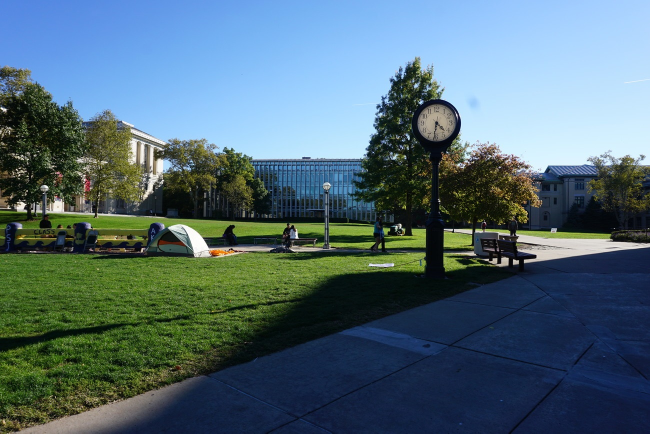
#> input picture data/03_map_or_satellite/set_map_1/img_01.jpg, 1300 x 867 px (shown at 1/2 size); its folder holds only this picture in this run
$ python -i preprocessing.py   (imports and definitions only)
#> lines starting #> are read from the running program, lines starting #| are printed output that depends on the picture
#> further down, picture is the input picture: shape (867, 1300, 3); mean B, G, R 115.9, 106, 81.3
from dataclasses import dataclass
from typing import List

import cv2
import numpy as np


@dataclass
class PreprocessConfig:
    resize_width: int = 0
    gamma: float = 1.0
    clahe: bool = False

    # [18 lines left out: functions method_name, resize_by_width, not called in this run]


def normalize_brightness(image: np.ndarray) -> np.ndarray:
    """Normalize luminance channel to improve global brightness consistency."""
    lab = cv2.cvtColor(image, cv2.COLOR_BGR2LAB)
#> lab: shape (867, 1300, 3); mean of channels 0, 1, 2 106.6, 124.1, 120
    l_channel, a_channel, b_channel = cv2.split(lab)
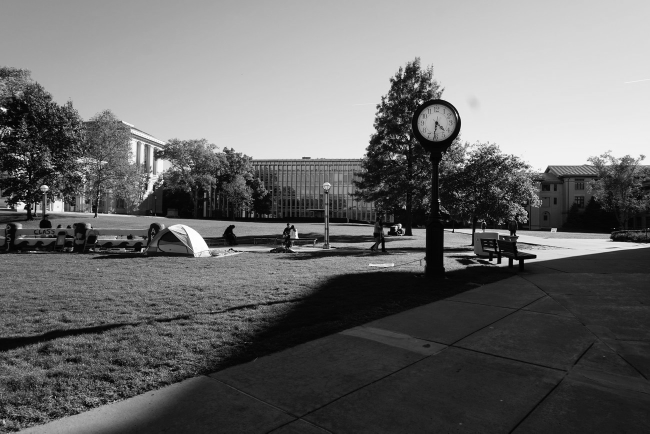
#> l_channel: shape (867, 1300) (shown at 1/2 size); min 0, max 255, mean 106.6
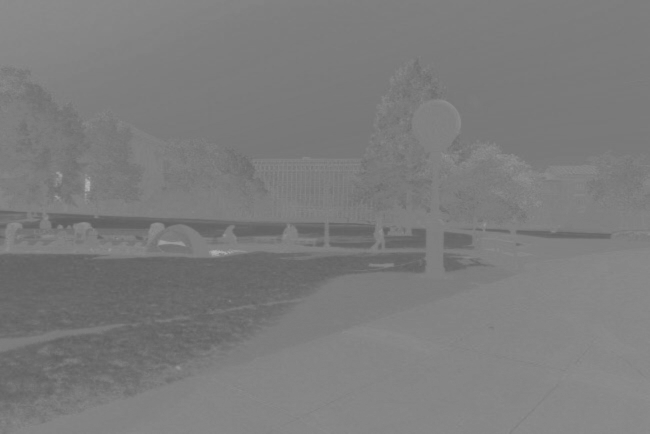
#> a_channel: shape (867, 1300) (shown at 1/2 size); min 93, max 181, mean 124.1
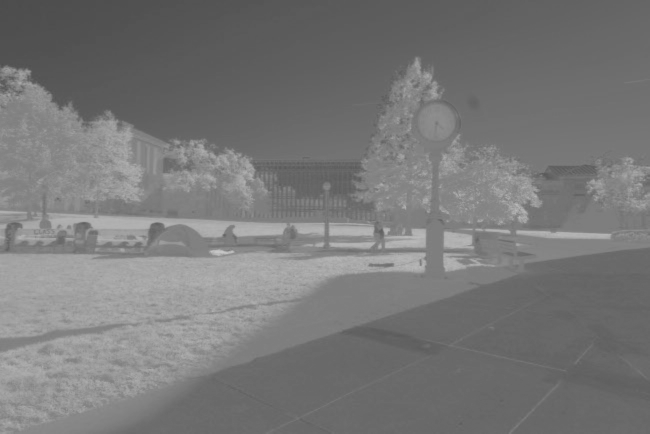
#> b_channel: shape (867, 1300) (shown at 1/2 size); min 76, max 200, mean 120
    l_channel = cv2.normalize(l_channel, None, 0, 255, cv2.NORM_MINMAX)
    merged = cv2.merge([l_channel, a_channel, b_channel])
    return cv2.cvtColor(merged, cv2.COLOR_LAB2BGR)


# [29 lines left out: functions apply_gamma, apply_clahe, preprocess_image, not called in this run]


def preprocess_images(images: List[np.ndarray], config: PreprocessConfig) -> List[np.ndarray]:
    """Preprocess all images in a dataset."""
    return [preprocess_image(image, config) for image in images]

>>> import cv2
>>> picture = cv2.imread('../data/03_map_or_satellite/set_map_1/img_01.jpg')
>>> result = normalize_brightness(picture)

$ run again, on data/03_map_or_satellite/set_map_1/img_02.jpg
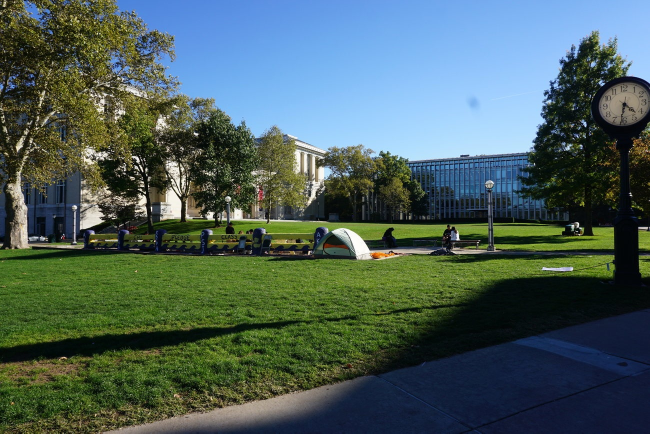
#> input picture data/03_map_or_satellite/set_map_1/img_02.jpg, 1300 x 867 px (shown at 1/2 size)
#> picture is the input picture: shape (867, 1300, 3); mean B, G, R 90.7, 95.2, 74.9
#> lab: shape (867, 1300, 3); mean of channels 0, 1, 2 96.1, 122.2, 128.6
#> in normalize_brightness, `l_channel, a_channel, b_channel = cv2.split(lab)`:
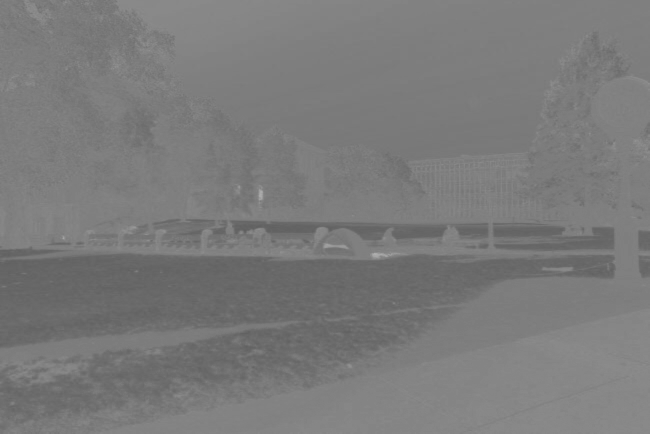
#> a_channel: shape (867, 1300) (shown at 1/2 size); min 94, max 178, mean 122.2
#> in normalize_brightness, `l_channel, a_channel, b_channel = cv2.split(lab)`:
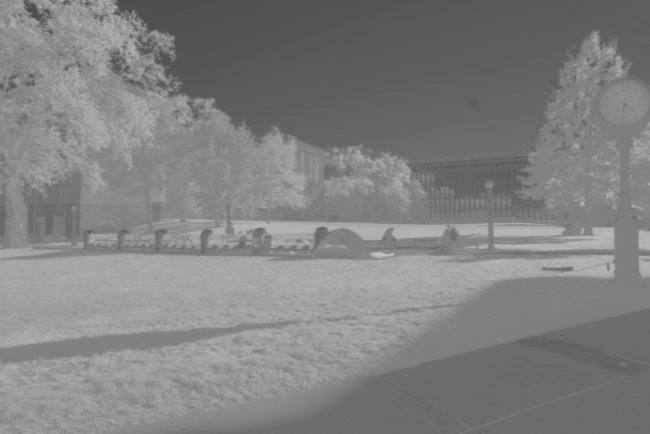
#> b_channel: shape (867, 1300) (shown at 1/2 size); min 73, max 200, mean 128.6

$ run again, on data/03_map_or_satellite/set_map_1/img_03.jpg
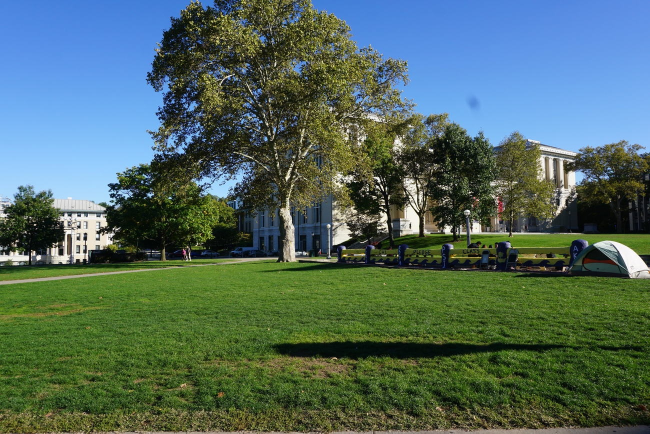
#> input picture data/03_map_or_satellite/set_map_1/img_03.jpg, 1300 x 867 px (shown at 1/2 size)
#> picture is the input picture: shape (867, 1300, 3); mean B, G, R 95.6, 105.1, 80.8
#> lab: shape (867, 1300, 3); mean of channels 0, 1, 2 106.7, 120.2, 131.4
#> in normalize_brightness, `l_channel, a_channel, b_channel = cv2.split(lab)`:
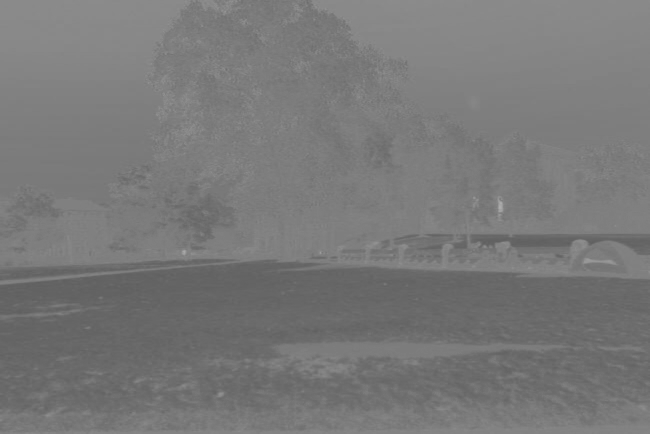
#> a_channel: shape (867, 1300) (shown at 1/2 size); min 93, max 174, mean 120.2
#> in normalize_brightness, `l_channel, a_channel, b_channel = cv2.split(lab)`:
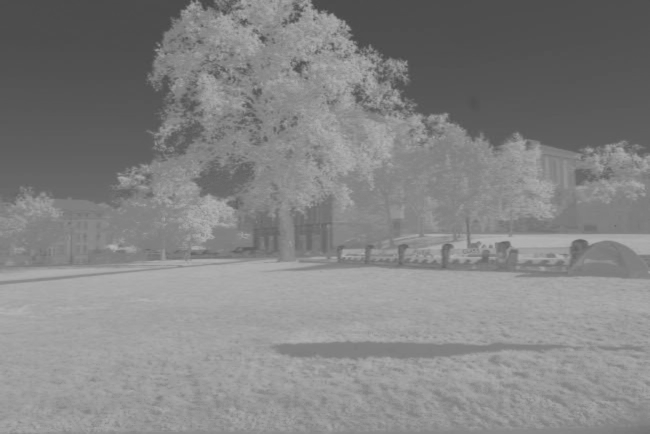
#> b_channel: shape (867, 1300) (shown at 1/2 size); min 68, max 182, mean 131.4

$ run again, on data/03_map_or_satellite/set_map_1/img_04.jpg
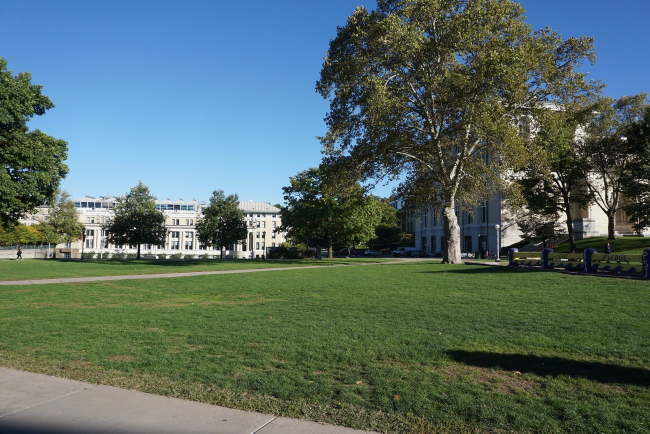
#> input picture data/03_map_or_satellite/set_map_1/img_04.jpg, 1300 x 867 px (shown at 1/2 size)
#> picture is the input picture: shape (867, 1300, 3); mean B, G, R 101.1, 106.2, 86.2
#> lab: shape (867, 1300, 3); mean of channels 0, 1, 2 108.8, 121.7, 129.6
#> in normalize_brightness, `l_channel, a_channel, b_channel = cv2.split(lab)`:
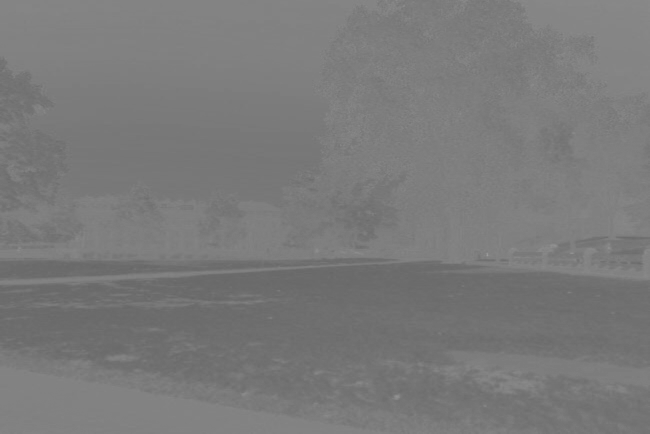
#> a_channel: shape (867, 1300) (shown at 1/2 size); min 102, max 160, mean 121.7
#> in normalize_brightness, `l_channel, a_channel, b_channel = cv2.split(lab)`:
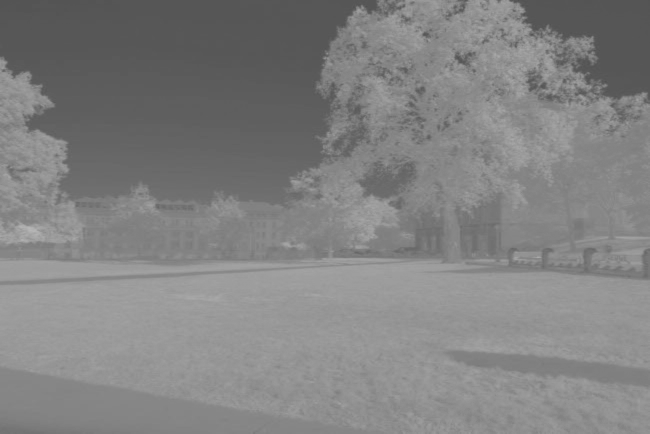
#> b_channel: shape (867, 1300) (shown at 1/2 size); min 80, max 183, mean 129.6
